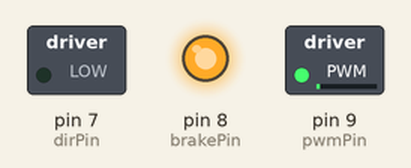
Simulated run of this sketch. Board: Arduino Uno, built with avr-gcc and run on an emulated ATmega328P. Shown: switched loads named in the sketch (green lamp = pin HIGH), output pins drawn as LEDs (lit = HIGH).

Above: at 0.05 s.
At 2.05 s:
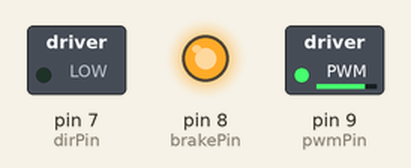
At 4.25 s:
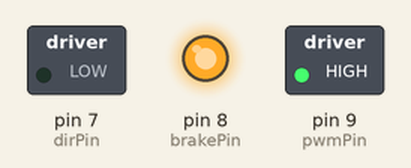
At 8.55 s:
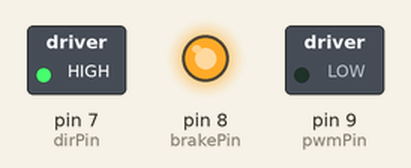
At 12.85 s:
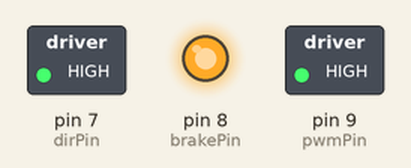
At 17.15 s:
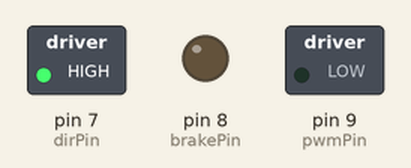
Timing chart, 0 to 23.7 s (numbered marks = the images above):
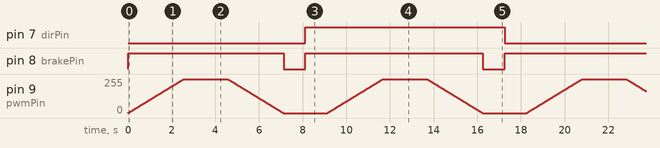

The sketch:

motor_code_copy_20251120012719.ino
```cpp
// -------------------------------------------
// BLDC Controller Test - Direct PWM (no RC filter)
// -------------------------------------------

const int pwmPin   = 9;   // PWM output to controller "0-5V"
const int dirPin   = 7;   // Direction
const int brakePin = 8;   // Brake

void setup() {
  pinMode(pwmPin, OUTPUT);
  pinMode(dirPin, OUTPUT);
  pinMode(brakePin, OUTPUT);

  digitalWrite(dirPin, LOW);    // Forward
  digitalWrite(brakePin, HIGH); // Release brake
}

void loop() {
  // Ramp up speed
  for (int spd = 0; spd <= 255; spd++) {
    analogWrite(pwmPin, spd);
    delay(10);
  }

  delay(2000); // Hold full speed

  // Ramp down
  for (int spd = 255; spd >= 0; spd--) {
    analogWrite(pwmPin, spd);
    delay(10);
  }

  // Brief brake
  digitalWrite(brakePin, LOW);
  delay(1000);
  digitalWrite(brakePin, HIGH);

  // Reverse direction
  digitalWrite(dirPin, !digitalRead(dirPin));
  delay(1000);
}
```

Measured:
- by itself, pin 7 (dirPin): alternates HIGH for 9.1 s and LOW for 9.1 s
- by itself, pin 8 (brakePin): alternates HIGH for 8.1 s and LOW for 1.0 s
